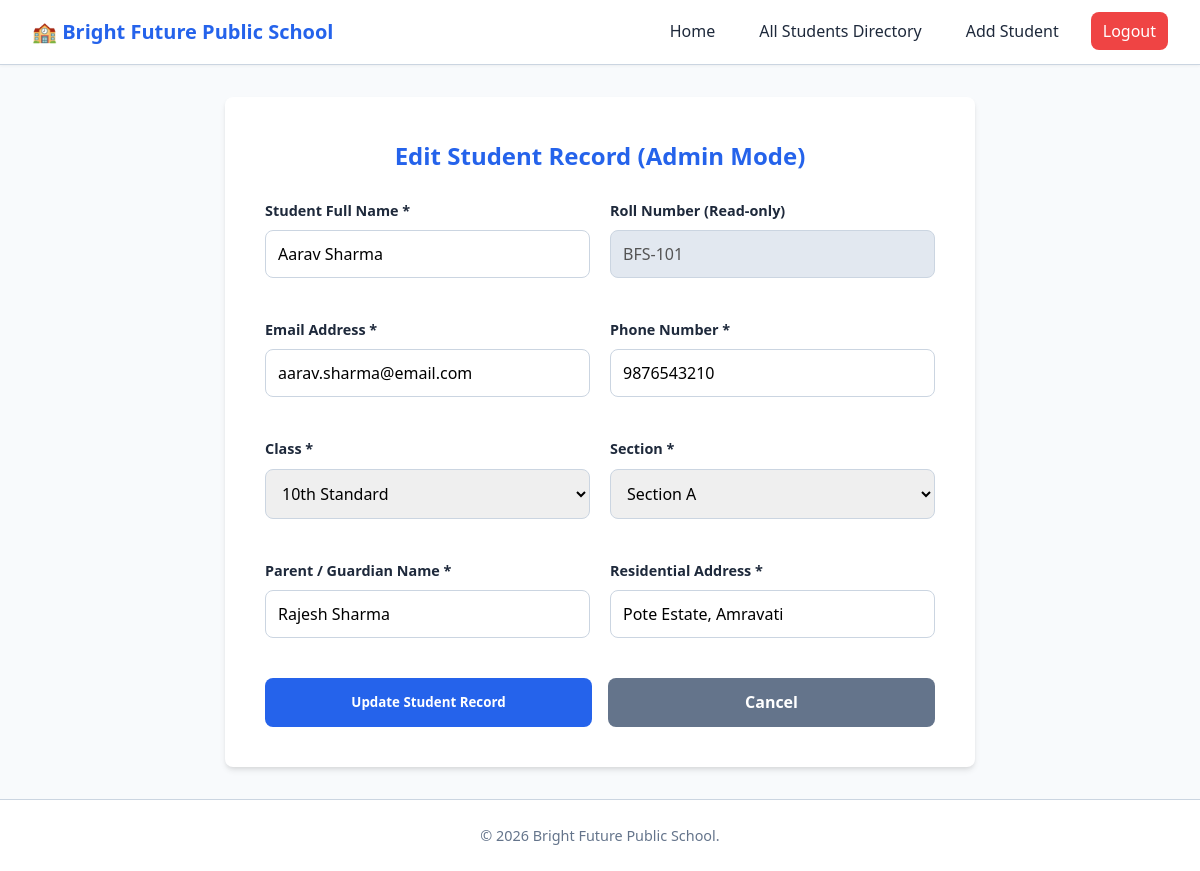
The app's page /edit.php?id=1 (signed in) with its own data.
### tables this page shows
CREATE TABLE IF NOT EXISTS students (
    id INT AUTO_INCREMENT PRIMARY KEY,
    student_name VARCHAR(100) NOT NULL,
    roll_no VARCHAR(30) UNIQUE NOT NULL,
    email VARCHAR(100) NOT NULL,
    password_hash VARCHAR(255) NOT NULL,
    phone VARCHAR(15) NOT NULL,
    class_name VARCHAR(20) NOT NULL,
    section VARCHAR(10) NOT NULL,
    dob DATE NOT NULL,
    gender VARCHAR(20) NOT NULL,
    parent_name VARCHAR(100) NOT NULL,
    address TEXT,
    created_at TIMESTAMP DEFAULT CURRENT_TIMESTAMP
);

### edit.php (the view, shortened to what this page needs)
<?php
require_once 'config.php';
$student = null;
$id = $_GET['id'] ?? null;
$sql = "SELECT * FROM students WHERE id = ?";
if ($stmt = mysqli_prepare($conn, $sql)) {
    mysqli_stmt_bind_param($stmt, "i", $id);
    mysqli_stmt_execute($stmt);
    $result = mysqli_stmt_get_result($stmt);
    $student = mysqli_fetch_assoc($result);
}
?>
<!DOCTYPE html>
<html lang="en">
<head>
    <link rel="stylesheet" href="style.css">
</head>
<body>
    <header>
        <div class="nav-container">
            <div class="logo">🏫 Bright Future Public School</div>
            <nav>
                <ul>
                    <li><a href="index.php">Home</a></li>
                    <li><a href="admin_directory.php">All Students Directory</a></li>
                    <li><a href="register.php">Add Student</a></li>
                    <li><a href="admin_logout.php" style="background: var(--danger-color); color: white;">Logout</a></li>
                </ul>
            </nav>
        </div>
    </header>
    <div class="container">
        <div class="form-card">
            <h2>Edit Student Record (Admin Mode)</h2>
            <form action="edit.php?id=<?php echo (int) $id; ?>" method="POST">
                <div class="form-row">
                    <div class="form-group">
                        <label for="student_name">Student Full Name *</label>
                        <input type="text" id="student_name" name="student_name" value="<?php echo htmlspecialchars($student['student_name']); ?>" required maxlength="100">
                    </div>
                    <div class="form-group">
                        <label for="roll_no">Roll Number (Read-only)</label>
                        <input type="text" id="roll_no" value="<?php echo htmlspecialchars($student['roll_no']); ?>" disabled style="background-color: #e2e8f0; cursor: not-allowed;">
                    </div>
                </div>
                <div class="form-row">
                    <div class="form-group">
                        <label for="email">Email Address *</label>
                        <input type="email" id="email" name="email" value="<?php echo htmlspecialchars($student['email']); ?>" required maxlength="100">
                    </div>
                    <div class="form-group">
                        <label for="phone">Phone Number *</label>
                        <input type="text" id="phone" name="phone" value="<?php echo htmlspecialchars($student['phone']); ?>" required pattern="[0-9]{10}" maxlength="15">
                    </div>
                </div>
                <div class="form-row">
                    <div class="form-group">
                        <label for="class_name">Class *</label>
                        <select id="class_name" name="class_name" required>
                            <option value="10th" <?php if($student['class_name'] == '10th') echo 'selected'; ?>>10th Standard</option>
                        </select>
                    </div>
                    <div class="form-group">
                        <label for="section">Section *</label>
                        <select id="section" name="section" required>
                            <option value="A" <?php if($student['section'] == 'A') echo 'selected'; ?>>Section A</option>
                        </select>
                    </div>
                </div>
                <div class="form-row">
                    <div class="form-group">
                        <label for="parent_name">Parent / Guardian Name *</label>
                        <input type="text" id="parent_name" name="parent_name" value="<?php echo htmlspecialchars($student['parent_name']); ?>" required maxlength="100">
                    </div>
                    <div class="form-group">
                        <label for="address">Residential Address *</label>
                        <input type="text" id="address" name="address" value="<?php echo htmlspecialchars($student['address']); ?>" required maxlength="255">
                    </div>
                </div>
                <div style="display: flex; gap: 1rem; margin-top: 1rem;">
                    <button type="submit" class="btn" style="flex: 1;">Update Student Record</button>
                    <a href="admin_directory.php" class="btn btn-outline" style="background-color: #64748b; border: none; color: white; text-align: center; flex: 1; display: flex; align-items: center; justify-content: center;">Cancel</a>
                </div>
            </form>
        </div>
    </div>
    <footer>
        <p>&copy; <?php echo date('Y'); ?> Bright Future Public School.</p>
    </footer>
</body>
</html>

### style.css (style rules this page uses)
:root { --primary-color: #2563eb; --primary-dark: #1d4ed8; --accent-color: #f59e0b; --success-color: #10b981; --danger-color: #ef4444; --bg-color: #f8fafc; --card-bg: #ffffff; --text-main: #1e293b; --text-light: #64748b; --border-color: #cbd5e1; --radius: 8px; --shadow: 0 4px 6px -1px rgba(0, 0, 0, 0.1), 0 2px 4px -1px rgba(0, 0, 0, 0.06); }
* { box-sizing: border-box; margin: 0; padding: 0; font-family: 'Segoe UI', Tahoma, Geneva, Verdana, sans-serif; }
body { background-color: var(--bg-color); color: var(--text-main); line-height: 1.6; display: flex; flex-direction: column; min-height: 100vh; }
header { background: #ffffff; border-bottom: 1px solid var(--border-color); box-shadow: 0 1px 3px rgba(0,0,0,0.05); position: sticky; top: 0; z-index: 1000; }
.nav-container { max-width: 1200px; margin: 0 auto; padding: 1rem 2rem; display: flex; justify-content: space-between; align-items: center; flex-wrap: wrap; gap: 1rem; }
.logo { font-size: 1.25rem; font-weight: 700; color: var(--primary-color); display: flex; align-items: center; gap: 0.5rem; }
nav ul { list-style: none; display: flex; gap: 1.25rem; flex-wrap: wrap; align-items: center; }
nav a { text-decoration: none; color: var(--text-main); font-weight: 500; padding: 0.5rem 0.75rem; border-radius: var(--radius); transition: all 0.2s ease; }
.container { max-width: 1200px; margin: 2rem auto; padding: 0 1.5rem; flex: 1; width: 100%; }
.form-card { background: var(--card-bg); padding: 2.5rem; border-radius: var(--radius); box-shadow: var(--shadow); max-width: 750px; margin: 0 auto; }
.form-card h2 { margin-bottom: 1.5rem; color: var(--primary-color); text-align: center; }
.form-row { display: grid; grid-template-columns: 1fr 1fr; gap: 1.25rem; margin-bottom: 1.25rem; }
.form-group { display: flex; flex-direction: column; margin-bottom: 1.25rem; }
label { font-weight: 600; margin-bottom: 0.5rem; font-size: 0.9rem; }
input, select, textarea { padding: 0.75rem; border: 1px solid var(--border-color); border-radius: var(--radius); font-size: 1rem; outline: none; transition: border-color 0.2s; width: 100%; }
.btn { display: inline-block; background-color: var(--primary-color); color: white; padding: 0.75rem 1.5rem; border: none; border-radius: var(--radius); font-weight: 600; cursor: pointer; text-decoration: none; text-align: center; transition: background-color 0.2s; }
.btn-outline { background-color: transparent; border: 2px solid var(--primary-color); color: var(--primary-color); }
footer { text-align: center; padding: 1.5rem; background: #ffffff; border-top: 1px solid var(--border-color); color: var(--text-light); font-size: 0.9rem; margin-top: auto; }

### records on screen
students: student_name "Aarav Sharma", roll_no "BFS-101", email "aarav.sharma@email.com", phone "9876543210", class_name "10th Standard", section "Section A", parent_name "Rajesh Sharma", address "Pote Estate, Amravati"
